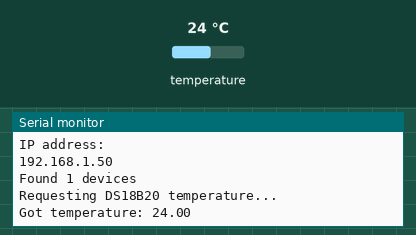
The sketch below on a simulated ESP8266 (NodeMCU). On the bench: the last lines printed to the serial monitor. The test bench sets the inputs (shaded band); at power-on: temperature 24 °C. WiFi joins after 1.5 s; servers stay silent unless stated.

Above: at 2.7 s.
2.8 s: temperature set to 12 °C
At 5.1 s:
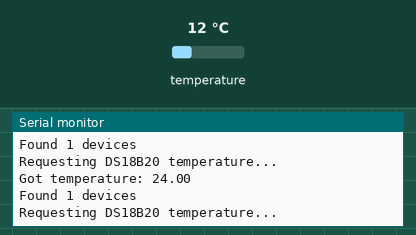
6.6 s: temperature set to 19 °C
At 8.5 s:
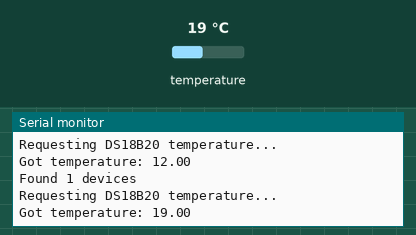
Timing chart, 0 to 10.0 s (numbered marks = the images above; inputs shaded):
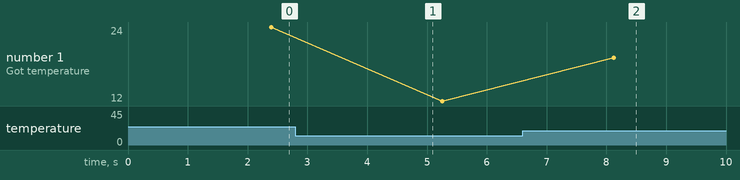

Measured:
- after the input at 6.6 s, the serial monitor: prints a new line after 1.5 s (image 2)
- plotted number 1: 24 → 12 after the input at 2.8 s, 12 → 19 after the input at 6.6 s

The sketch:

ap_lolin_onewire.ino
```cpp
/*
 Sketch which publishes temperature data from a DS1820 sensor to a MQTT topic.
 This sketch goes in deep sleep mode once the temperature has been sent to the MQTT
 topic and wakes up periodically (configure SLEEP_DELAY_IN_SECONDS accordingly).
 Hookup guide:
 - connect D0 pin to RST pin in order to enable the ESP8266 to wake up periodically
 - DS18B20:
     + connect VCC (3.3V) to the appropriate DS18B20 pin (VDD)
     + connect GND to the appopriate DS18B20 pin (GND)
     + connect D4 to the DS18B20 data pin (DQ)
     + connect a 4.7K resistor between DQ and VCC.
*/

#include <ESP8266WiFi.h>
#include <OneWire.h>
#include <DallasTemperature.h>

#define SLEEP_DELAY_IN_SECONDS  30
#define ONE_WIRE_BUS            D5      // DS18B20 pin

const char* ssid = "apmain";
const char* password = "montefalconedivalfortore2014";

OneWire oneWire(ONE_WIRE_BUS);
DallasTemperature DS18B20(&oneWire);

char temperatureString[6];

void setup() {
  // setup serial port
  Serial.begin(115200);

  // setup WiFi
  setup_wifi();

  // setup OneWire bus
  DS18B20.begin();
}

void setup_wifi() {
  delay(10);
  // We start by connecting to a WiFi network
  Serial.println();
  Serial.print("Connecting to ");
  Serial.println(ssid);

  WiFi.begin(ssid, password);

  while (WiFi.status() != WL_CONNECTED) {
    delay(500);
    Serial.print(".");
  }

  Serial.println("");
  Serial.println("WiFi connected");
  Serial.println("IP address: ");
  Serial.println(WiFi.localIP());
}

float getTemperature(int i) {
  Serial.println("Requesting DS18B20 temperature...");
  float temp;
  do {
    DS18B20.requestTemperatures();
    temp = DS18B20.getTempCByIndex(i);
    delay(100);
  } while (temp == 85.0 || temp == (-127.0));
  return temp;
}

void loop() {
  int devices = DS18B20.getDeviceCount();
  Serial.print("Found ");
  Serial.print(devices);
  Serial.println(" devices");
  for (int i = 0; i < devices; i++) {
    float temperature = getTemperature(i);
    // convert temperature to a string with two digits before the comma and 2 digits for precision
    dtostrf(temperature, 2, 2, temperatureString);
    // send temperature to the serial console
    Serial.print("Got temperature: ");
    Serial.println(temperatureString);
  }
  //ESP.deepSleep(SLEEP_DELAY_IN_SECONDS * 1000000, WAKE_RF_DEFAULT);
  delay(2000);   // wait for deep sleep to happen
}
```
